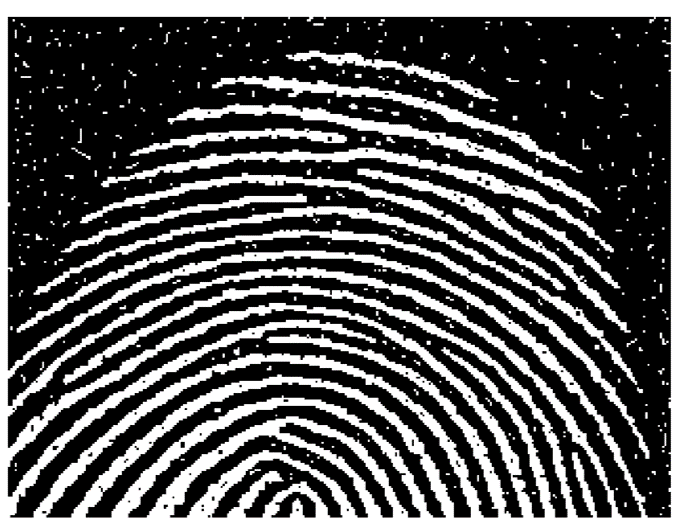
%> input picture images/fingerprint.jpg, 679 x 528 px
$ octave b5.m   (GNU Octave 9; MATLAB toolbox functions it lacks are replaced by stand-ins)
%> lines starting %> are read from the running program, lines starting %| are printed output that depends on the picture; in (x1, y1, x2, y2) boxes, pixels count from 0 and x2, y2 are one past the last pixel; in counts of white or black regions, pixels touching at a corner belong together; the program's own positions count from 1
%Take a binary image and a structuring element to perform Opening and
%Closing.

image = imread('images/fingerprint.jpg');
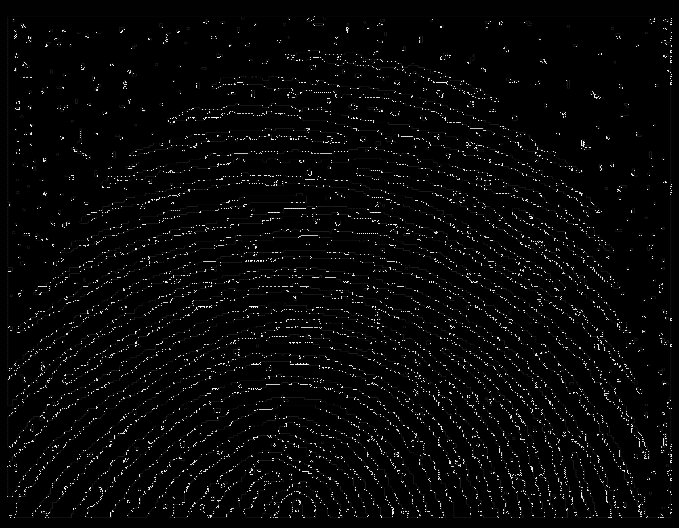
%> image: size 528x679 uint8; min 0, max 254, mean 7.6

dim = 11;
s_element = ones(dim, dim); % structuring element

opened_img = imopen(image, s_element);
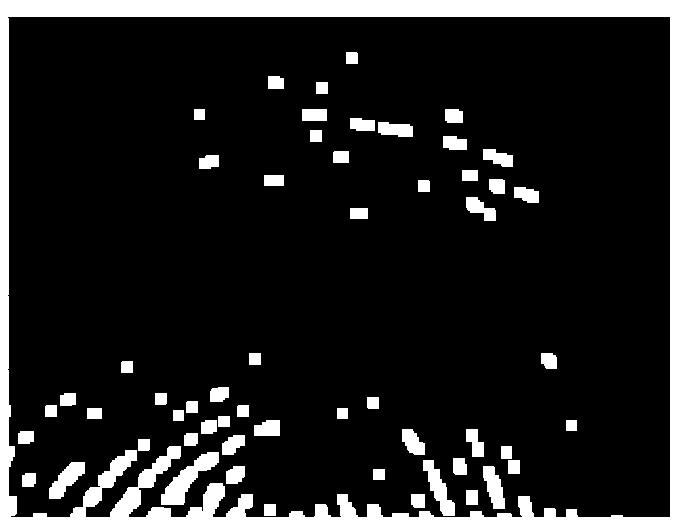
%> opened_img: size 528x679 uint8; values 0 (black) and 1 (white), 13.3% white; 57 white regions, largest, box (x1, y1, x2, y2) and area: (0, 0, 679, 528) 33555, (161, 452, 219, 505) 1169, (423, 460, 455, 516) 755
closed_img = imclose(image, s_element);
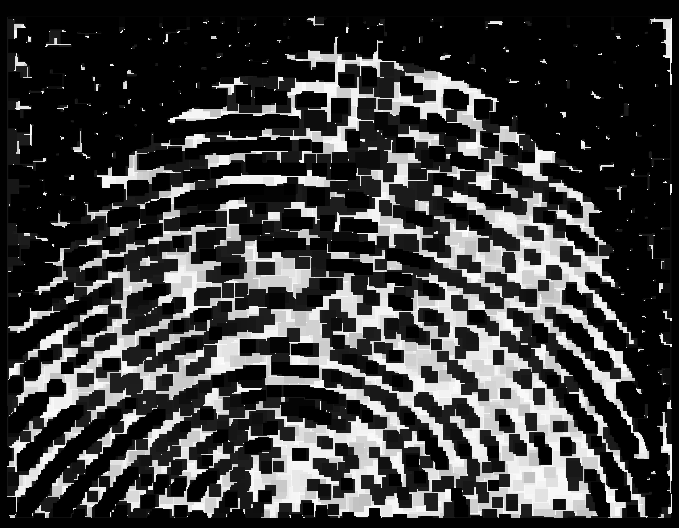
%> closed_img: size 528x679 uint8; min 0, max 254, mean 60.8

subplot(2,2,1);
imshow(image);
title('Original Image');

subplot(2,2,2);
imshow(opened_img);
title('After Opening');


subplot(2,2,3);
imshow(closed_img);
title('After Closing');

$ run again, with images/moon.jpg copied over images/fingerprint.jpg
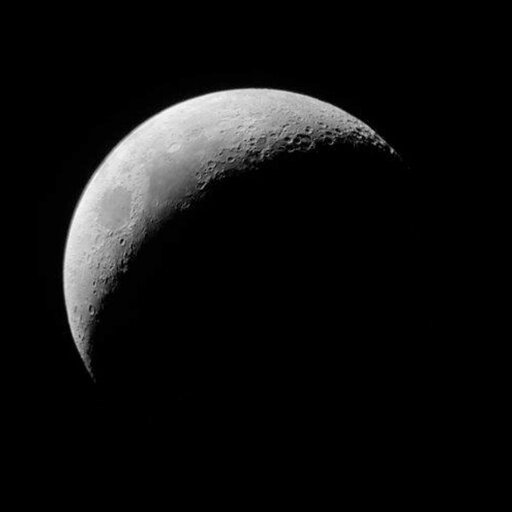
%> input picture images/moon.jpg, 512 x 512 px
%> image is the input picture: size 512x512 uint8; min 0, max 250, mean 16.1
%> `opened_img = imopen(image, s_element);`:
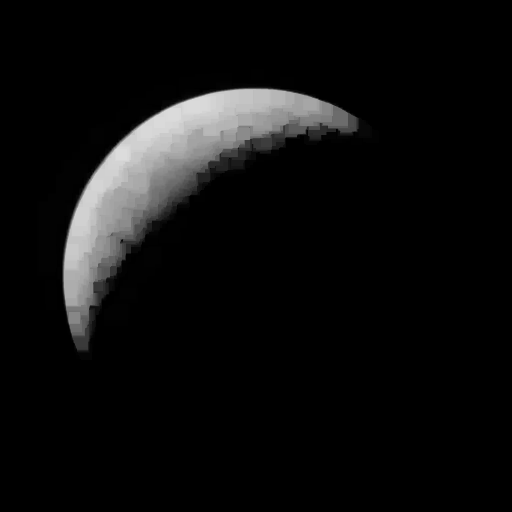
%> opened_img: size 512x512 uint8; min 0, max 220, mean 14
